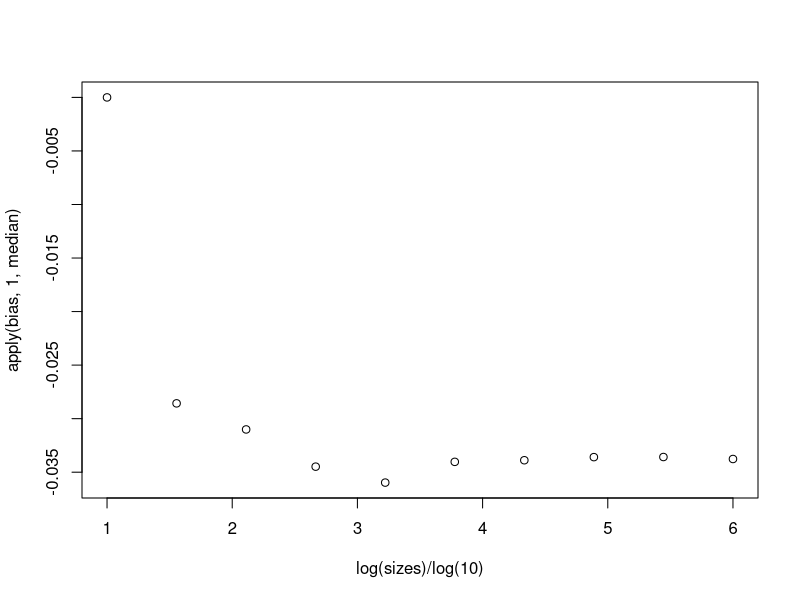
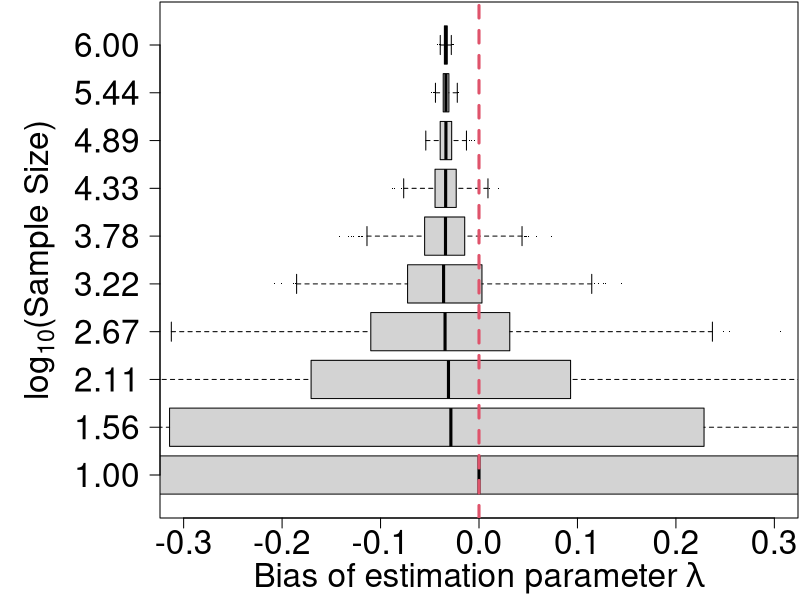

These charts were generated, in order, by the following R code:
simPois2 <- function(nn, lambda, trunca=2)
{# trunca take value of 0 or 1 as the max values to be truncated
  xx1 = rpois(nn, lambda = lambda)
  xx1[xx1 < trunca] =0
  return(xx1)
}  

set.seed(0)
lambda=5 # Possion distribution parameter
mm=10   # number of sample sizes  
ll=1000 # number of repeated experiments at each sample size
sizes <- 10^seq(1,6,length.out=mm)
bias <- matrix(NA, mm,ll)
for(ii in 1:mm) for(jj in 1:ll) bias[ii,jj] = mean(simPois2(sizes[ii],lambda))-lambda

#setwd("/Users/xzhang/Library/CloudStorage/Dropbox/Research Projects/BigSampleIssue")
png(file = './PoisBias/figure/Figure1.png', width=1400, height=480)
par(mar = c(4.1, 8, 0.1, 0.1))
boxplot(t(bias),horizontal=T,pch=".",ylim=c(-0.3,0.3), yaxt="n", xlab=expression(paste("Bias of estimation parameter ",lambda)), cex.lab=2,cex.axis=2)
axis(side = 2, las = 2, at=1:mm, labels=sprintf("%0.2f", log10(sizes)), cex.lab=2,cex.axis=2)
title(ylab=expression(paste(log[10], "(Sample Size)")), line=5, cex.lab=2)
abline(v=0,col=2, lwd=3,lty=2)
dev.off()


plot(log(sizes)/log(10), apply(bias,1, median))